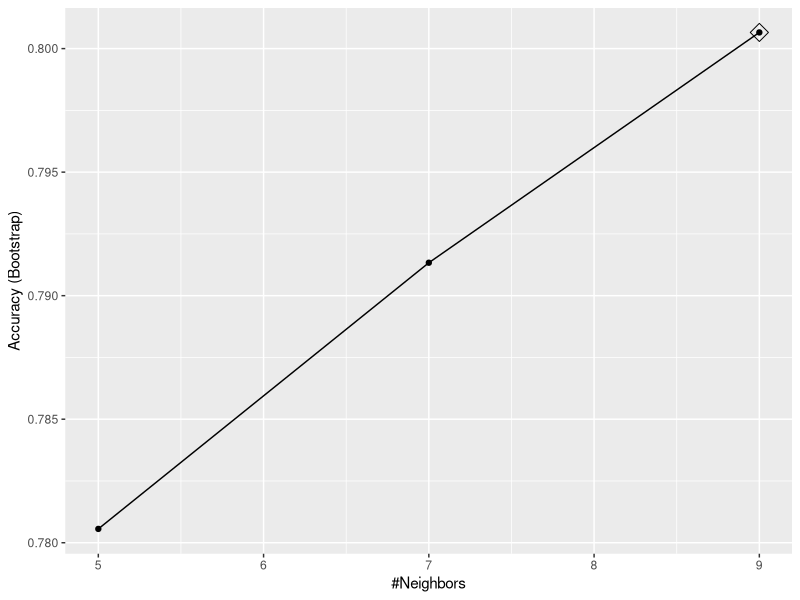
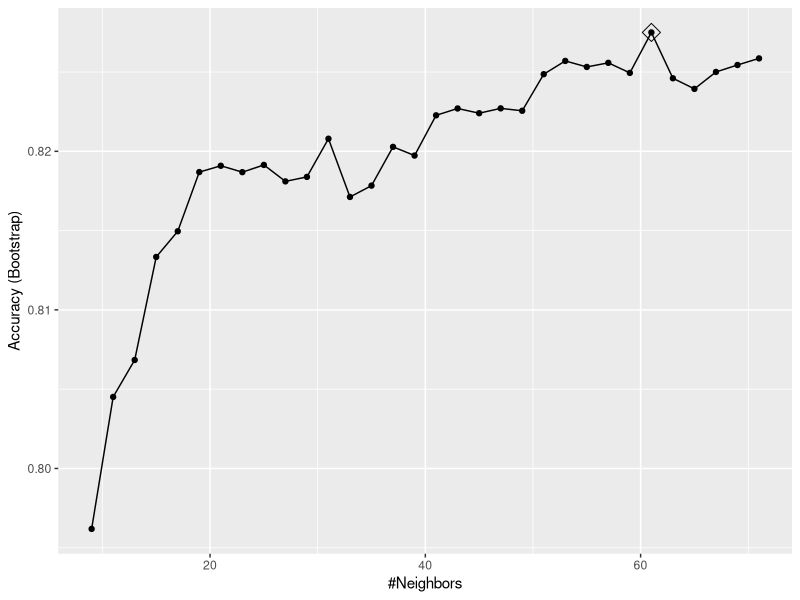
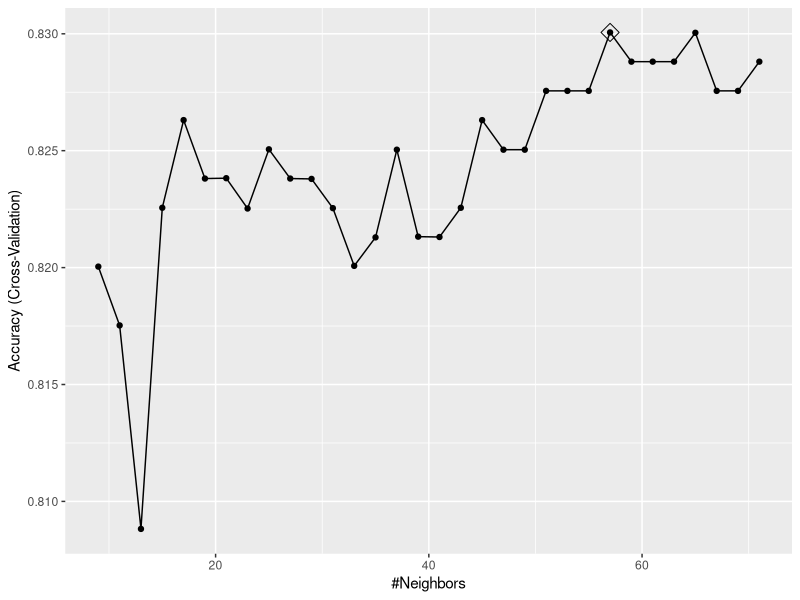
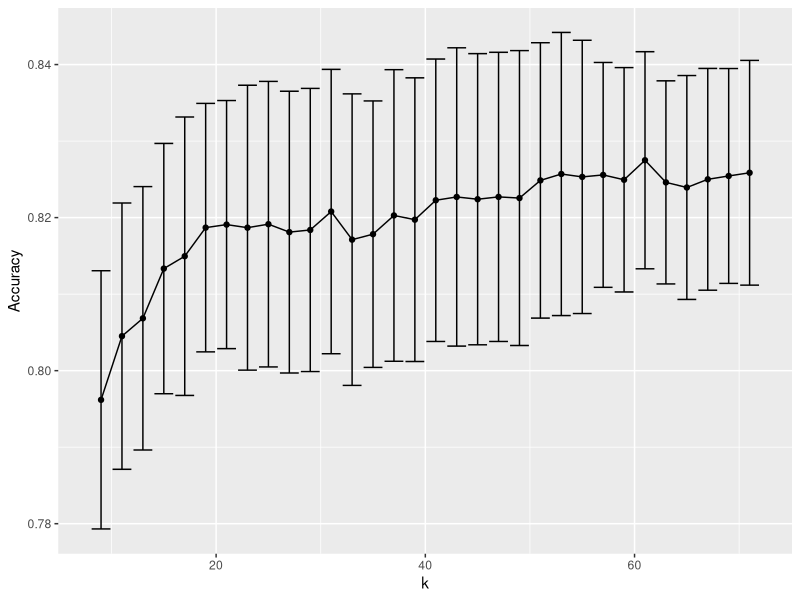
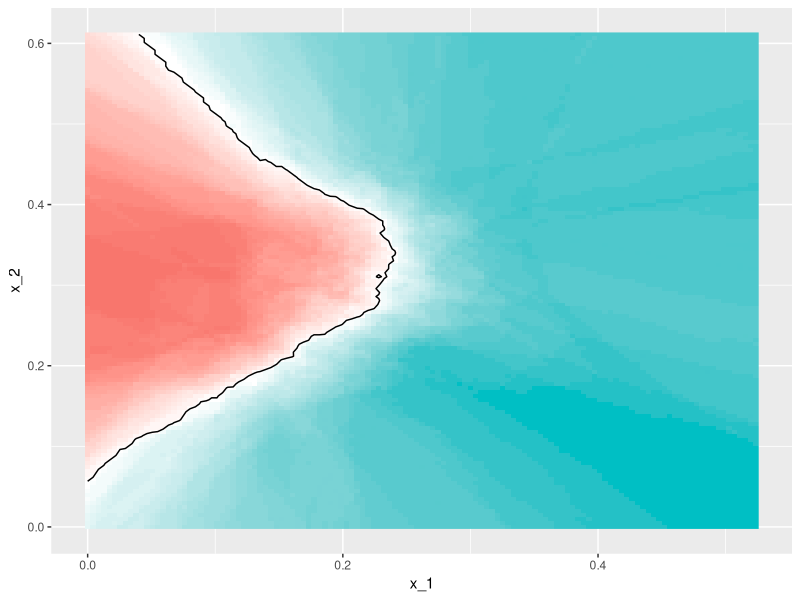
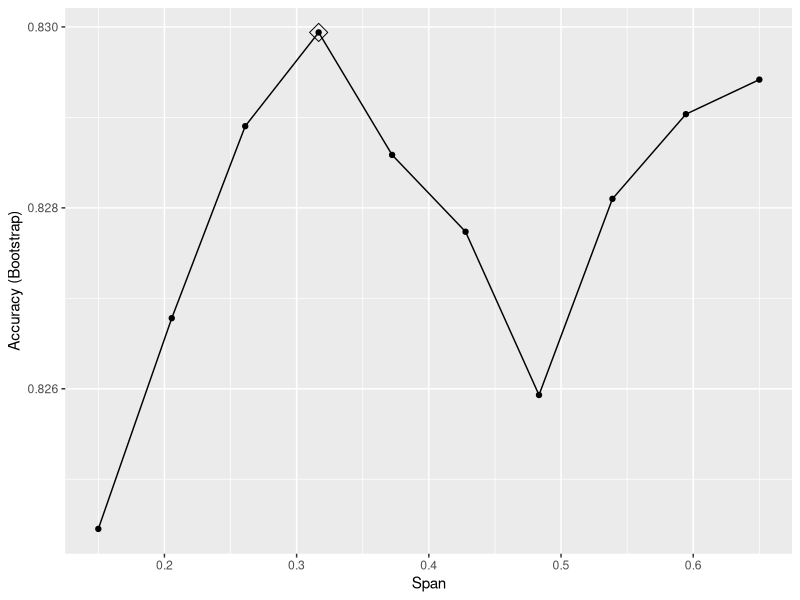
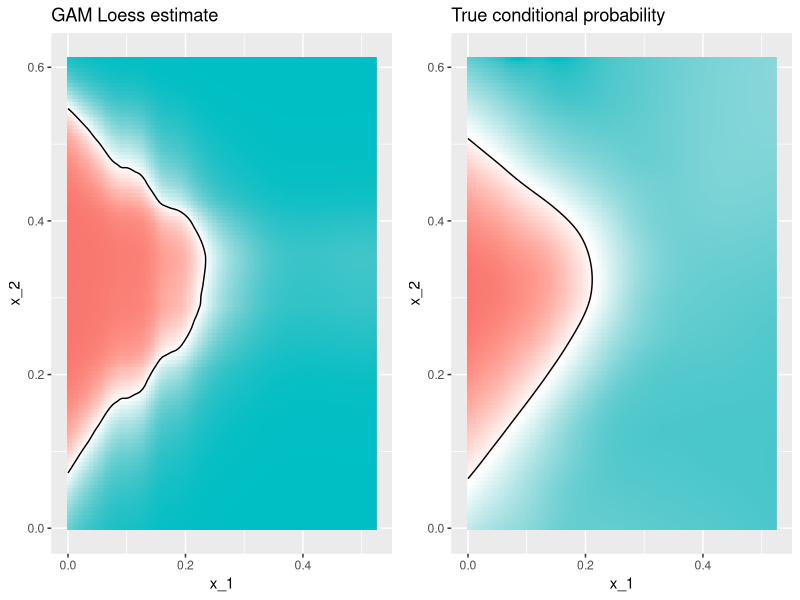

The R source for these figures, in order:
## ---- chunk 1
library(tidyverse)
library(dslabs)
data("mnist_27")
## ---- chunk 2
library(caret)
train_glm <- train(y ~ ., method = "glm", data = mnist_27$train)
train_knn <- train(y ~ ., method = "knn", data = mnist_27$train)
## ---- chunk 3
y_hat_glm <- predict(train_glm, mnist_27$test, type = "raw")
y_hat_knn <- predict(train_knn, mnist_27$test, type = "raw")
## ---- chunk 4
confusionMatrix(y_hat_glm, mnist_27$test$y)$overall[["Accuracy"]]
confusionMatrix(y_hat_knn, mnist_27$test$y)$overall[["Accuracy"]]
## ---- chunk 5
train_knn <- train(y ~ ., method = "knn", data = mnist_27$train)
## ---- chunk 6
ggplot(train_knn, highlight = TRUE)
## ---- chunk 7
set.seed(2008)
train_knn <- train(y ~ ., method = "knn",
                   data = mnist_27$train,
                   tuneGrid = data.frame(k = seq(9, 71, 2)))
ggplot(train_knn, highlight = TRUE)
## ---- chunk 8
train_knn$bestTune
## ---- chunk 9
train_knn$finalModel
## ---- chunk 10
confusionMatrix(predict(train_knn, mnist_27$test, type = "raw"),
                mnist_27$test$y)$overall["Accuracy"]
## ---- chunk 11
control <- trainControl(method = "cv", number = 10, p = .9)
train_knn_cv <- train(y ~ ., method = "knn",
                      data = mnist_27$train,
                      tuneGrid = data.frame(k = seq(9, 71, 2)),
                      trControl = control)
ggplot(train_knn_cv, highlight = TRUE)
## ---- chunk 12
names(train_knn$results)
## ---- chunk 13
train_knn$results |>
ggplot(aes(x = k, y = Accuracy)) +
geom_line() +
geom_point() +
geom_errorbar(aes(x = k,
ymin = Accuracy - AccuracySD,
ymax = Accuracy + AccuracySD))
## ---- chunk 14
plot_cond_prob <- function(p_hat=NULL){
  tmp <- mnist_27$true_p
  if(!is.null(p_hat)){
    tmp <- mutate(tmp, p=p_hat)
  }
  tmp |> ggplot(aes(x_1, x_2, z=p, fill=p)) +
    geom_raster(show.legend = FALSE) +
    scale_fill_gradientn(colors=c("#F8766D","white","#00BFC4")) +
    stat_contour(breaks=c(0.5),color="black")
}
## ---- chunk 15
plot_cond_prob(predict(train_knn, mnist_27$true_p, type = "prob")[,2])
## ---- chunk 16
modelLookup("gamLoess")
## ---- chunk 17
grid <- expand.grid(span = seq(0.15, 0.65, len = 10), degree = 1)
## ---- chunk 18
train_loess <- train(y ~ .,
                     method = "gamLoess",
                     tuneGrid=grid,
                     data = mnist_27$train)
ggplot(train_loess, highlight = TRUE)
## ---- chunk 19
confusionMatrix(data = predict(train_loess, mnist_27$test),
                reference = mnist_27$test$y)$overall["Accuracy"]
## ---- chunk 20
p1 <- plot_cond_prob() + ggtitle("True conditional probability")

p2 <- plot_cond_prob(predict(train_loess, mnist_27$true_p, type = "prob")[,2]) +
  ggtitle("GAM Loess estimate")

gridExtra::grid.arrange(p2, p1, nrow=1)
